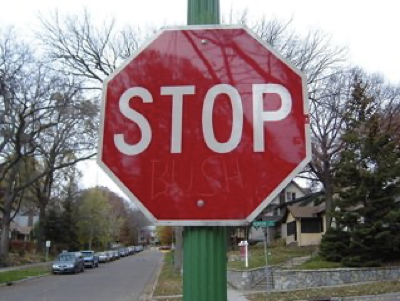
#> input picture Project 2/data/road66.png, 400 x 301 px, found by its file name
$ python __main__.py
#> lines starting #> are read from the running program, lines starting #| are printed output that depends on the picture; after the words box and inside, x2 and y2 are one past the last pixel; in counts of white or black regions, pixels touching at a corner belong together; long printed decimals are rounded
#> the answer given: ../Project 2/data/road66.png
### src/core/data.py
import cv2

class Data:
    def __init__(self, filename) -> None:
#> called with filename = './data/../Project 2/data/road66.png'
        self.filename = filename
        self.image = cv2.imread(filename)
#> self.image is the input picture: shape (301, 400, 3); mean B, G, R 118.8, 117.4, 135.2

### src/core/color.py
import cv2
import numpy as np

DEBUG = False

class ColorDetector:
    def __init__(self, image) -> None:
        self.image = image
        pass

    def find_color(self):
        hsv = cv2.cvtColor(self.image, cv2.COLOR_BGR2HSV)

        # split HSV
        h,s,v = cv2.split(hsv)
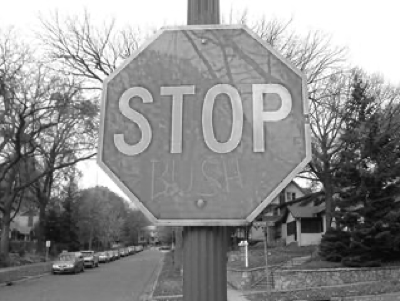
#> v: shape (301, 400); min 4, max 255, mean 141.4

        saturation = hsv[:, :, 1].mean()
#> saturation = 62.78
        print(f' SATTT MEDIA: {saturation}')
#|  SATTT MEDIA: 62.783

        # Increasing Contrast with CLAHE in saturation and value
        clahe = cv2.createCLAHE(clipLimit=2.0, tileGridSize=(8,8))
        swithCLAHE = clahe.apply(s)
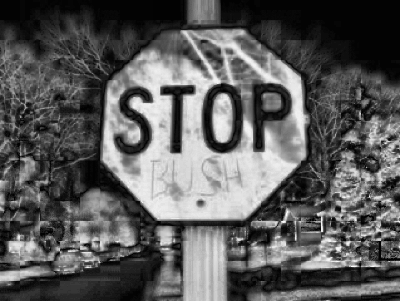
#> swithCLAHE: shape (301, 400); min 0, max 255, mean 91
        vwithCLAHE = clahe.apply(v)

        hsv = cv2.merge([h, swithCLAHE, vwithCLAHE])

        # Generate lower mask (0-10) and upper mask (170-180) of red
        if saturation < 61:
            red_mask1 = cv2.inRange(hsv, (0,90,50), (10,255,255)) # deteta tudo no road56.png
            red_mask2 = cv2.inRange(hsv, (170,90,50), (180,255,255)) # deteta tudo no road56.png
        else:
            red_mask1 = cv2.inRange(hsv, (0,65,30), (20,255,255)) # deteta tudo no road57.png
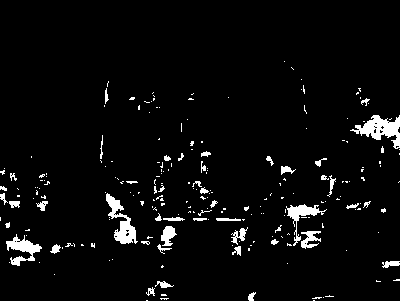
#> red_mask1: shape (301, 400); 4.2% white; 224 white regions (177 under 20 px), largest, box (x1, y1, x2, y2) and area: (350, 115, 400, 149) 736, (106, 193, 138, 244) 621, (6, 234, 42, 266) 468
            red_mask2 = cv2.inRange(hsv, (160,65,30), (180,255,255)) # deteta tudo no road57.png
            red_mask1 = cv2.inRange(hsv, (0,30,30), (20,255,255)) # deteta tudo no road66.png
            red_mask2 = cv2.inRange(hsv, (160,30,30), (180,255,255)) # deteta tudo no road66.png

        # Merge the mask and crop the red regions
        red_mask = cv2.bitwise_or(red_mask1, red_mask2)

        # Generate mask (100-140) of blue
        if saturation < 40:
            blue_mask = cv2.inRange(hsv, (100,130,50), (140,255,255))
        elif saturation < 120:
            blue_mask = cv2.inRange(hsv, (100,150,50), (140,255,255))
        else:
            blue_mask = cv2.inRange(hsv, (100,250,50), (140,255,255))

        red_mask = cv2.morphologyEx(red_mask, cv2.MORPH_OPEN, np.ones((3,3),np.uint8))
        # red_mask = cv2.morphologyEx(red_mask, cv2.MORPH_DILATE, np.ones((3,3),np.uint8))

        blue_mask = cv2.morphologyEx(blue_mask, cv2.MORPH_OPEN, np.ones((3,3),np.uint8))
        # blue_mask = cv2.morphologyEx(blue_mask, cv2.MORPH_DILATE, np.ones((3,3),np.uint8))

        red = cv2.bitwise_and(self.image, self.image, mask=red_mask)
        blue = cv2.bitwise_and(self.image, self.image, mask=blue_mask)

        # Show red tracing
        if DEBUG:
            cv2.imshow('ANTES DO SEGUNDO THRESHOLD', blue)
            cv2.waitKey(0)
            cv2.destroyAllWindows()

        red_hslimage  = cv2.cvtColor(red, cv2.COLOR_BGR2HLS) # TODO: tirar isto
        red_Lchannel = red_hslimage[:,:,1]
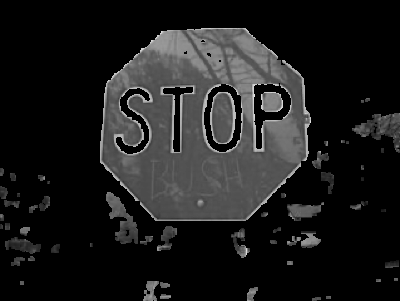
#> red_Lchannel: shape (301, 400); min 0, max 226, mean 28.4
        red_lvalue =cv2.mean(red_Lchannel)[0]
#> red_lvalue = 28.37
        print(f' VALORRRR DO RED: {red_lvalue}')
#|  VALORRRR DO RED: 28.368

        blue_hslimage  = cv2.cvtColor(blue, cv2.COLOR_BGR2HLS)
        blue_Lchannel = blue_hslimage[:,:,1]
        blue_lvalue =cv2.mean(blue_Lchannel)[0]
#> blue_lvalue = 0.082
        print(f' VALORRRR DO BLUE: {blue_lvalue}')
#|  VALORRRR DO BLUE: 0.08199

        red_hsv = cv2.cvtColor(red, cv2.COLOR_BGR2HSV)
        average_hsv_1 = cv2.mean(red_hsv, red_mask1)[:3]
#> average_hsv_1 = (8.77, 60.26, 82.55)
        average_hsv_2 = cv2.mean(red_hsv, red_mask2)[:3]
#> average_hsv_2 = (174.2, 151.5, 141.8)
        print(f' AVERAGGEEEEEE 11111111: {average_hsv_1}')
#|  AVERAGGEEEEEE 11111111: (8.772, 60.256, 82.547)
        print(f' AVERAGGEEEEEE 22222222: {average_hsv_2}')
#|  AVERAGGEEEEEE 22222222: (174.209, 151.523, 141.771)
        average_hsv_red = cv2.mean(red_hsv,  red_mask)[:3]
#> average_hsv_red = (146.9, 138.4, 134.8)
        print(f' AVERAGGEEEEEE: {average_hsv_red}')
#|  AVERAGGEEEEEE: (146.916, 138.395, 134.765)

        blue_hsv = cv2.cvtColor(blue, cv2.COLOR_BGR2HSV)
        average_hsv_blue = cv2.mean(blue_hsv,  blue_mask)[:3]
#> average_hsv_blue = (104.3, 100.5, 116)

        min_value_saturation_red = red_hsv[np.where(red_hsv[:,:,1]>0)][:,1].min() if red_hsv.any() else 100
#> min_value_saturation_red = 12
        min_value_saturation_blue = blue_hsv[np.where(blue_hsv[:,:,1]>0)][:,1].min() if blue_hsv.any() else 100
#> min_value_saturation_blue = 80

        print(f' MINIMUMMM RED: {min_value_saturation_red}')
#|  MINIMUMMM RED: 12
        red_threshold = (average_hsv_red[1] + min_value_saturation_red) / 2
#> red_threshold = 75.2
        print(f' THRESHOLD RED A PARTIR DE: {red_threshold}')
#|  THRESHOLD RED A PARTIR DE: 75.198

        print(f' MINIMUMMM BLUE: {min_value_saturation_blue}')
#|  MINIMUMMM BLUE: 80
        blue_threshold = (average_hsv_blue[1] + min_value_saturation_blue) / 2
#> blue_threshold = 90.26
        print(f' THRESHOLD BLUE A PARTIR DE: {blue_threshold}')
#|  THRESHOLD BLUE A PARTIR DE: 90.262

        # Show red tracing
        if DEBUG:
            show_hsv = cv2.cvtColor(hsv, cv2.COLOR_HSV2BGR)
            cv2.imshow('EFEITO DO CLAHE', show_hsv)
            cv2.waitKey(0)
            cv2.destroyAllWindows()

        max_red1 = 10 if average_hsv_1[0] <= 15 else 20
#> max_red1 = 10
        min_red2 = 170 if average_hsv_1[0] > 175 else 160 # TODO: devia ser average_hsv_2, mudar para verificar se não estraga
#> min_red2 = 160

        red_mask1 = cv2.inRange(hsv, (0, red_threshold, 50), (max_red1, 255, 255))
        red_mask2 = cv2.inRange(hsv, (min_red2, red_threshold, 50), (180, 255, 255))

        blue_mask = cv2.inRange(hsv, (90, blue_threshold, 50), (130, 255, 255))

        # Merge the mask and crop the red regions
        red_mask = cv2.bitwise_or(red_mask1, red_mask2)

        red_mask = cv2.morphologyEx(red_mask, cv2.MORPH_OPEN, np.ones((3,3),np.uint8))

        blue_mask = cv2.morphologyEx(blue_mask, cv2.MORPH_OPEN, np.ones((3,3),np.uint8))

        red = cv2.bitwise_and(self.image, self.image, mask=red_mask)
        blue = cv2.bitwise_and(self.image, self.image, mask=blue_mask)

        # Show red tracing
        if DEBUG:
            cv2.imshow('Red Color', red)
            cv2.waitKey(0)
            cv2.destroyAllWindows()

        # Show blue tracing
        if DEBUG:
            cv2.imshow('Blue Color', blue)
            cv2.waitKey(0)
            cv2.destroyAllWindows()

        mask = cv2.bitwise_or(red, blue)

        result = cv2.bitwise_and(self.image, mask)

        # Show blue and red tracing
        if DEBUG:
            cv2.imshow('Red Color Detection', red)
            cv2.waitKey(0)
            cv2.destroyAllWindows()

        return ("gray", red, blue, result)

### src/core/shape.py
from dis import dis
from turtle import distance
import imutils
import cv2
import numpy as np
import math

class ShapeDetector:
    def __init__(self, red, blue, image) -> None:
        self.red = red
        self.blue = blue
        self.image = image

    def detect(self, contour, colour):
        # initialize the shape name and approximate the contour
        shape = "unidentified"
        peri = cv2.arcLength(contour, True)
        factor = 0.02 if colour == "blue" else 0.01
        approx = cv2.approxPolyDP(contour, factor * peri, True) # Estava 0.01, verificar tudo de novo a ver se não estraga...

        print(f'LENNNNNN LADOS: { len(approx) }')
        # if the shape is a triangle, it will have 3 vertices
        if len(approx) == 3:
            shape = "triangle"
        # if the shape has 4 vertices, it is either a square or a rectangle
        elif len(approx) == 4:
            # compute the bounding box of the contour and use the bounding box to compute the aspect ratio
            (x, y, w, h) = cv2.boundingRect(approx)
            ar = w / float(h)
            # a square will have an aspect ratio that is approximately equal to one, otherwise, the shape is a rectangle
            if ar >= 0.90 and ar <= 1.10:
                shape = "square"
            else:
                shape = "rectangle"

        # if the shape is a triangle, it will have 6 vertices (due to the corner curves)
        elif len(approx) == 6 or len(approx) == 7:
            distances = []
            for x,y in zip(approx, approx[1:]):
                d = math.sqrt((x[0][1]-y[0][1])*(x[0][1]-y[0][1]) + (x[0][0]-y[0][0])*(x[0][0]-y[0][0]))
                distances.append(d)

            distances.sort()
            print(distances)
            if distances[len(approx) - 5] < 1/4 * distances[len(approx) - 4] or distances[len(approx) - 4] < 1/4 * distances[len(approx) - 3]:
                shape = "triangle"

        elif len(approx) == 8 and colour == "red":
            shape = "stop"

        # otherwise, we assume the shape is a circle
        # else:
        #     shape = "circle"

        # return the name of the shape
        return shape

    def find_shape(self):
        red_contours = self.find_image_shape(self.red, "red")
        blue_contours = self.find_image_shape(self.blue, "blue")

        return red_contours + blue_contours

    def find_image_shape(self, image, colour):
        # [7 lines of commented-out code are left out]
        gray = cv2.cvtColor(image, cv2.COLOR_BGR2GRAY) # TODO: era resized
        blurred = cv2.GaussianBlur(gray, (7, 7), 0)
        # blurred = cv2.threshold(blurred, 100, 255, cv2.THRESH_BINARY)[1]

        final_contours = []

        # find contours in the thresholded image and initialize the shape detector
        cnts = cv2.findContours(blurred.copy(), cv2.RETR_EXTERNAL, cv2.CHAIN_APPROX_SIMPLE)
        cnts = imutils.grab_contours(cnts)

        # Draw circles # TODO: verificar melhores valores possíveis
        circles = cv2.HoughCircles(blurred, cv2.HOUGH_GRADIENT_ALT, 2, 30, param1=250, param2=0.75, minRadius=1) # param1 estava a 100, mudamos por causa do road53.png, mudamos param2 de 0.8 para 0.5
        if circles is None: circles = [[]]
        circles = np.uint16(np.around(circles))

        processed_centers = {}

        for i in circles[0,:]:
            if (i[0],i[1]) in processed_centers.keys():
                if processed_centers[(i[0],i[1])] < i[2]:
                    processed_centers[(i[0],i[1])] = i[2]
                continue
            else:
                processed_centers[(i[0], i[1])] = i[2]

        # loop over the contours
        for c in cnts:
            AREA = 2000
            # AREA = img.shape[0]*img.shape[1]/20
            if cv2.contourArea(c) < AREA:
                continue
            # compute the center of the contour, then detect the name of the shape using only the contour
            M = cv2.moments(c)
            cX = int((M["m10"] / (M["m00"] + 1e-7))) #* ratio)
            cY = int((M["m01"] / (M["m00"] + 1e-7))) #* ratio)
            shape = self.detect(c, colour)

            if shape == "unidentified":
                continue

            # multiply the contour (x, y)-coordinates by the resize ratio, then draw the contours and the name of the shape on the image
            c = c.astype("float")
            # c *= ratio
            c = c.astype("int")

            # if not contains_circle:
            if not (shape == "stop" and colour == "blue"): # TODO: If the building is red still detects a stop sign - road78.png
                final_contours.append((shape, c, colour))
                cv2.drawContours(image, [c], -1, (0, 255, 0), 2)
                classification = f"{colour} {shape}" if shape != "stop" else "stop sign"
                cv2.putText(image, classification, (cX - 35, cY - 10), cv2.FONT_HERSHEY_SIMPLEX, 0.5, (255, 255, 255), 2)

        for (i[0],i[1]) in list(processed_centers.keys()):
            circle = {'center': (i[0],i[1]), 'radius': (processed_centers[i[0],i[1]])}
            final_contours.append(("circle", circle, colour))
            # draw the outer circle
            cv2.circle(image,(i[0],i[1]),processed_centers[i[0],i[1]],(0,255,0),2)
            # draw the center of the circle
            cv2.circle(image,(i[0],i[1]),2,(0,0,255),3)
            # write the shape
            cv2.putText(image, f"{colour} circle", (i[0] - 35, i[1] - 10), cv2.FONT_HERSHEY_SIMPLEX, 0.5, (255, 255, 255), 2)

        # cv2.imshow('Result', image)
        # cv2.waitKey(0)
        # cv2.destroyAllWindows()

        return final_contours

### src/utils/parser.py
import argparse
from tkinter import N

class Parser:
    def __init__(self) -> None:
        self.filename = input('Enter a file name: ')

### src/__main__.py
import argparse
import numpy as np
import cv2
import os
import imutils

from src.utils import Parser
from src.core import Data, ColorDetector, ShapeDetector

def print_contour(t, c, colour):
    print(f'TYPE {t}, colour {colour}')

if __name__ == "__main__":
    parser = Parser()

    image_data = Data(os.path.join("./data", parser.filename))

    color_detector = ColorDetector(image_data.image)
    image_color, red_result, blue_result, color_result = color_detector.find_color()
#> image_color = 'gray'

    shape_detector = ShapeDetector(red_result, blue_result, color_result)
    contours = shape_detector.find_shape()
#> in find_image_shape, `cnts = cv2.findContours(blurred.copy(), cv2.RETR_EXTERNAL, cv2.CHAIN_A..`: cnts = 13 contours; largest, box (x1, y1, x2, y2) and area: (97, 26, 313, 224) 33622, (377, 112, 400, 149) 431, (4, 237, 32, 252) 288, (108, 195, 126, 216) 231, (237, 243, 249, 259) 143
#> in find_image_shape, `circles = cv2.HoughCircles(blurred, cv2.HOUGH_GRADIENT_ALT, 2, 30, par..`: circles = [[132, 136, 16.67], [274, 102, 20.56], [222, 100, 16.1], [274, 102, 9.16]]
#> in find_image_shape, `circles = np.uint16(np.around(circles))`: circles = [[132, 136, 17], [274, 102, 21], [222, 100, 16], [274, 102, 9]]
#> the loop in find_image_shape, `for i in circles[0,:]:` made 4 passes
#> after the loop in find_image_shape, `for i in circles[0,:]:`: processed_centers = {(132, 136): 17, (274, 102): 21, (222, 100): 16}
#> the loop in find_image_shape, `for c in cnts:` made 13 passes
#> (cX, cY, shape, peri in detect, factor in detect) on pass 13: (203, 125, 'unidentified', 734.7, 0.01)
#> (printed output is left out)
#> after the loop in find_image_shape, `for c in cnts:`: final_contours = []
#> the loop in find_image_shape, `for (i[0],i[1]) in list(processed_centers.keys()):` made 3 passes
#> after the loop in find_image_shape, `for (i[0],i[1]) in list(processed_centers.keys()):`:
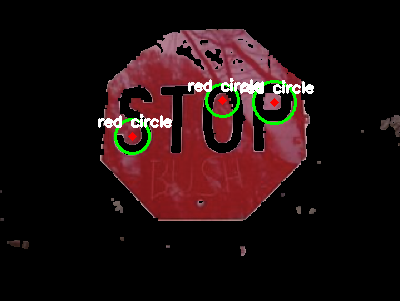
#> image: shape (301, 400, 3); mean B, G, R 15.4, 15.2, 32.5
#> after the loop in find_image_shape, `for (i[0],i[1]) in list(processed_centers.keys()):`: final_contours = 3 items
#> call 2 of find_image_shape, with colour = 'blue'
#> in find_image_shape (call 2), `cnts = cv2.findContours(blurred.copy(), cv2.RETR_EXTERNAL, cv2.CHAIN_A..`: cnts = 16 contours; largest, box (x1, y1, x2, y2) and area: (0, 45, 85, 116) 2524, (52, 248, 103, 275) 875, (367, 77, 400, 111) 520, (0, 136, 13, 156) 205, (13, 209, 28, 226) 196
#> in find_image_shape (call 2), `circles = cv2.HoughCircles(blurred, cv2.HOUGH_GRADIENT_ALT, 2, 30, par..`: circles = [[64, 258, 10.95]]
#> in find_image_shape (call 2), `circles = np.uint16(np.around(circles))`: circles = [[64, 258, 11]]
#> the loop in find_image_shape (call 2), `for i in circles[0,:]:` made 1 pass
#> after the loop in find_image_shape (call 2), `for i in circles[0,:]:`: processed_centers = {(64, 258): 11}
#> the loop in find_image_shape (call 2), `for c in cnts:` made 16 passes
#> (cX, cY, shape, peri in detect, factor in detect) on pass 16: (32, 77, 'unidentified', 319.8, 0.02)
#> (printed output is left out)
#> after the loop in find_image_shape (call 2), `for c in cnts:`: final_contours = []
#> the loop in find_image_shape (call 2), `for (i[0],i[1]) in list(processed_centers.keys()):` made 1 pass
#> after the loop in find_image_shape (call 2), `for (i[0],i[1]) in list(processed_centers.keys()):`:
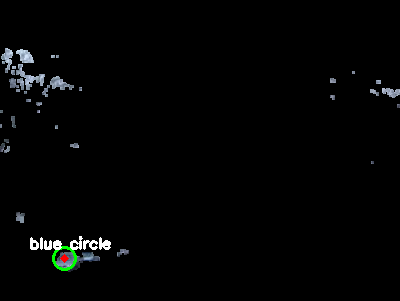
#> image: shape (301, 400, 3); mean B, G, R 3.8, 3.9, 3.3
#> after the loop in find_image_shape (call 2), `for (i[0],i[1]) in list(processed_centers.keys()):`: final_contours = 1 item
#> contours = 4 items

    processed_contours = [] # list of tuples (t, c, colour)

    contains_contour = False

    print(f'LEN CONTOURS:::: {len(contours)}')
#| LEN CONTOURS:::: 4

    for t, c, colour in contours:
        print_contour(t, c, colour)
#> this loop made 4 passes
#> (printed output is left out)

    print('---------------------')

    for t, c, colour in contours:
        # print_contour(t, c, colour)
        if t == "circle":
            center = (c['center'][0], c['center'][1])
        else:
            M = cv2.moments(c)
            cX = int((M["m10"] / (M["m00"] + 1e-7))) #* ratio)
            cY = int((M["m01"] / (M["m00"] + 1e-7))) #* ratio)
            center = (cX, cY)

        contour_radius = c['radius'] if t == "circle" else cv2.minEnclosingCircle(c)[1]
        if not processed_contours:
            processed_contours.append((t, c, colour))
            continue

        invalid_contours = []
        append_contour = False
        processed_verified = 0

        print(f'LEN PROCESSED:::: {len(processed_contours)}')

        for (tp, cp, colourp) in processed_contours:
            print('PROCESSED')
            print_contour(tp, cp, colourp)

            circle_inside = False
            dist = 0
            processed_contour_radius = cp['radius'] if tp == "circle" else cv2.minEnclosingCircle(cp)[1]

            if tp == "circle":
                print(f'processed_contour_radius: {processed_contour_radius}')
                print(f'center do processed: {int(cp["center"][0]), int(cp["center"][1])}')
                print(f'center do contorno: {int(center[0]), int(center[1])}')
                print(f'quadrado 1: {(int(cp["center"][0]) - int(center[0]))**2}')
                print(f'quadrado 2: {(int(cp["center"][1]) - int(center[1]))**2}')
                print(f'quadrado 3: {int(processed_contour_radius)**2}')
                if (int(cp['center'][0]) - int(center[0]))**2 + (int(cp['center'][1]) - int(center[1]))**2 < processed_contour_radius**2: # check if center of circle is inside the contour
                    circle_inside = True
            else:
                dist = cv2.pointPolygonTest(cp, center, True)
            if dist > 0 or circle_inside: # center of the contour is inside a processed contour
                print(f'PRIMEIRA CONDIÇAO {(contour_radius >= 2/3 * processed_contour_radius and ((colourp == "red" and t == "stop") or (colour == "red" and tp != "stop")))}')
                print(f'SEGUNDA CONDIÇAO {(contour_radius >= processed_contour_radius and colour != "blue")}')
                if (contour_radius >= 2/3 * processed_contour_radius and colour == "red" and not (t == "stop" or tp == "stop")) or (contour_radius >= processed_contour_radius and colour != "blue"): # the radius of the contour is bigger than the radius of the processed contour
                    invalid_contours.append((tp, cp, colourp))
                    append_contour = True
            else:
                processed_verified += 1


        for i in invalid_contours:
            processed_contours.remove(i)
        if append_contour or (processed_verified == len(processed_contours)):
            processed_contours.append((t, c, colour))
#> this loop made 4 passes
#> (printed output is left out)
#> after the loop, processed_contours = 4 items

    for t, c, colour in processed_contours:
        if t == "circle":
            cv2.circle(image_data.image,(c['center']),c['radius'],(0,255,0),2) # draw the outer circle
            cv2.circle(image_data.image,(c['center']),2,(0,0,255),3) # draw the center of the circle
            cv2.putText(image_data.image, f"{colour} circle", (c['center'][0] - 35, c['center'][1] - 10), cv2.FONT_HERSHEY_SIMPLEX, 0.5, (255, 255, 255), 2) # write the shape
        else:
            M = cv2.moments(c)
            cX = int((M["m10"] / (M["m00"] + 1e-7))) #* ratio)
            cY = int((M["m01"] / (M["m00"] + 1e-7))) #* ratio)
            cv2.drawContours(image_data.image, [c], -1, (0, 255, 0), 2)
            classification = f"{colour} {t}" if t != "stop" else "stop sign"
            cv2.putText(image_data.image, classification, (cX - 35, cY - 10), cv2.FONT_HERSHEY_SIMPLEX, 0.5, (255, 255, 255), 2)
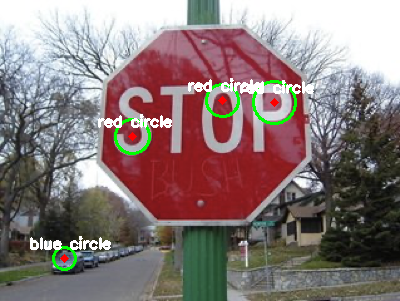
#> image_data.image: shape (301, 400, 3); mean B, G, R 120, 121.1, 136

    # final_result = cv2.bitwise_or(image_data.image, image_shape)

    # Show the output image
    cv2.imshow('Final Result', image_data.image)
    cv2.waitKey(0)
    cv2.destroyAllWindows()
